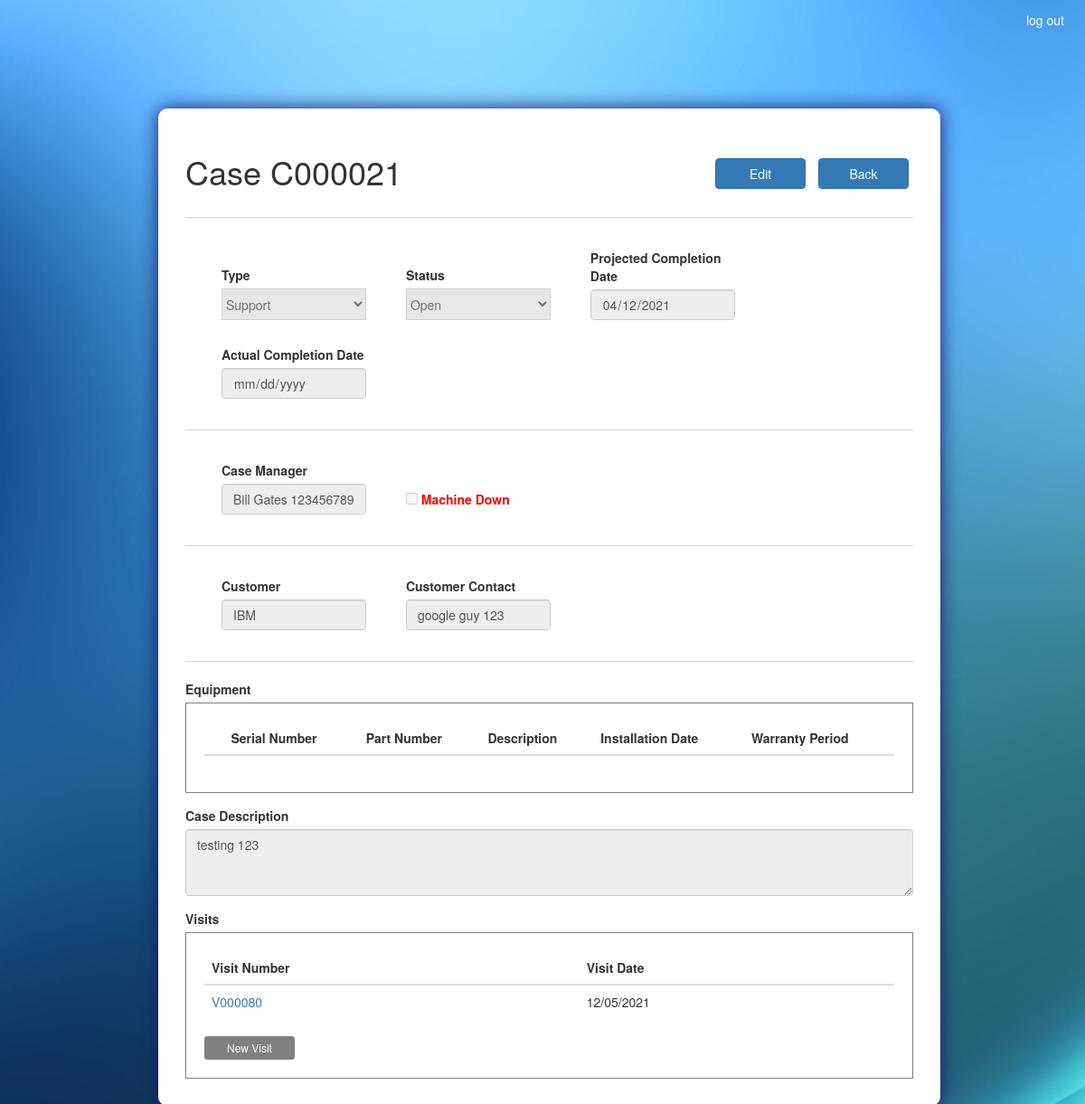
The app's page /case/C000021/ (signed in) with its own data.
### ASISupport_app/models.py (models this page shows, shortened)
class Case(models.Model):
	TYPES = (
		('Support', 'Support'),
		('Training', 'Training'),
		('Maintenance', 'Maintenance'),
		('installation','Installation')
	)
	STATUSES = (
		('Open', 'Open'),
		('Resolved', 'Resolved'),
		('Closed', 'Closed'),
		('On Hold','On Hold'),
		('Cancelled','Cancelled')
	)
	case_num 				= models.CharField(max_length=100, primary_key=True)
	case_type 				= models.CharField(max_length=100, choices=TYPES)
	status 					= models.CharField(max_length=100, choices=STATUSES)
	create_date 			= models.DateTimeField(default=timezone.now)
	target_date 			= models.DateField()
	actual_date 			= models.DateField(blank=True, null=True)
	case_manager 			= models.ForeignKey(Employee, on_delete=models.CASCADE)
	machine_down 			= models.BooleanField(default=False)
	customer 				= models.ForeignKey(Customer, on_delete=models.CASCADE)
	customer_contact 		= models.CharField(max_length=100)
	case_description 		= models.TextField()
	cancellation_reason 	= models.TextField(blank=True, null=True)
	on_hold_reason 			= models.TextField(blank=True, null=True)

class Employee(models.Model):
	employee_id 			= models.CharField(max_length=100, primary_key=True)
	first_name 				= models.CharField(max_length=100)
	last_name 				= models.CharField(max_length=100)
	def __str__(self):
		return f'{self.first_name} {self.last_name} {self.employee_id}'

class Customer(models.Model):
	customer_name 			= models.CharField(max_length=100, primary_key=True)
	def __str__(self):
		return self.customer_name

class Visit(models.Model):
	visit_num 				= models.CharField(max_length=100, primary_key=True)
	case_num 				= models.ForeignKey(Case, on_delete=models.CASCADE)
	create_date 			= models.DateTimeField(default=timezone.now)
	visit_date 				= models.DateTimeField(default = timezone.now)
	engineer 				= models.ForeignKey(Employee, on_delete=models.CASCADE)
	customer 				= models.ForeignKey(Customer, on_delete=models.CASCADE)
	customer_contact 		= models.CharField(max_length=100)
	remote 					=  models.BooleanField(default=False)
	visit_start 			= models.TimeField()
	visit_end 				= models.TimeField()
	travel_hours 			= models.DecimalField(max_digits=20, decimal_places=2, default=0.00)
	num_of_engineers 		= models.IntegerField(blank=True, null=True, default=1)
	visit_summary 			= models.TextField()

### ASISupport_app/views.py (the view, shortened to what this page needs)
# urls.py: path('case/<id>/', views.case_view, name = 'view_case'),
@login_required(login_url='/accounts/login/')
def case_view(request, id):
	state = 'view'
	if request.method == 'POST' and 'back_btn' in request.POST:
		return redirect('ASISupport_app:dashboard')
	case = Case.objects.get(case_num=id)
	visits = Visit.objects.filter(case_num=id)
	case_equipment = CaseEquipment.objects.filter(case_num=id)
	case_equipment_sn_lst = [ce.equip_sn for ce in case_equipment]
	filtered_case_equipment = Equipment.objects.filter(equip_sn__in=case_equipment_sn_lst)
	equipment = Equipment.objects.all()
	equip_sn_lst = [equip.equip_sn for equip in equipment]
	equip_pn_lst = [equip.equip_pn for equip in equipment]
	equip_description_lst = [equip.equip_description for equip in equipment]
	equip_property_lst = [{'sn':equip.equip_sn,
						 'pn':equip.equip_pn,
						 'description':equip.equip_description,
						 'date':str(datetime.strptime(str(equip.installation_date)[:19],'%Y-%m-%d %H:%M:%S').strftime('%d/%m/%Y %H:%M:%S')),
						 'warranty':str(equip.warranty)} for equip in equipment]
	types = Case.TYPES
	employees = Employee.objects.all()
	customers = Customer.objects.all()
	''' roles '''
	groups = list(request.user.groups.values_list('name',flat = True))
	''' status list by roles '''
	statuses = []
	if ('Secretary' in groups):
		statuses.extend((
						('Closed', 'Closed'),
						))
	if ('Manager' in groups):
		statuses.extend(Case.STATUSES)
	statuses = list(set(statuses))
	''' restrict permits '''
	permit_edit = ('Manager' in groups) or ('Support' in groups and case.status not in ['Resolved','Closed','Cancelled']) or ('Secretary' in groups and case.status in ['Resolved'])
	edit = False
	permit_type = False
	permit_status = False
	permit_target_date = False
	permit_actual_date = False
	permit_on_hold_reason = False
	permit_cancellation_reason = False
	permit_case_manager = False
	permit_machine_down = False
	permit_customer = False
	permit_customer_contact = False
	permit_description = False
	permit_equipment_delete = False
	permit_equipment_add = False
	return render(request, 'ASISupport_app/case.html', locals())

### templates/ASISupport_app/case.html (shortened to what this page needs)
<!DOCTYPE html>
{% extends "ASISupport_app/base.html" %}
{% load static %}
{% block head_block %}
	<link rel="stylesheet" type="text/css" href="{% static 'css/case.css' %}">
{% endblock %}
{% block body_block %}
	<section class="col-sm-1 col-sm-10 col-sm-1">
		{% if state == 'view' %}
			<form class="form-container" action="{% url 'ASISupport_app:view_case' case.case_num %}" method="POST" id="view_case_form" autocomplete="off">
				<h1 class="inline_it">Case {{ case.case_num }}</h1>
				<div class="action_btn">
					{% if permit_edit and not edit %}
						<button type="submit" name="edit_btn" class="btn btn-primary">Edit</button>
					{% endif %}
					<button type="submit" name="back_btn" class="btn btn-primary" formnovalidate>Back</button>
				</div>
				<hr class="solid">
				<div class="inline_it inline_spacing">
					<div>
						<label for="type">Type</label>
					</div>
					{% if not permit_type %}
						<select class="form-select select_bar" disabled>
							<option selected>{{ case.case_type }}</option>
						</select>
					{% endif %}
				</div>
				<div class="inline_it inline_spacing">
					<div>
						<label for="status">Status</label>
					</div>
					{% if not permit_status %}
						<select class="form-select select_bar" disabled>
							<option selected>{{ case.status }}</option>
						</select>
					 {% endif %}
				</div>
				<div class="inline_it inline_spacing">
					<div>
						<label class="date_bar" for="projected_date">Projected Completion Date</label>
					</div>
					<input class="form-control datepicker date_bar" {% if permit_target_date %} name="projected_date" {% endif %} type="date" value="{{ case.target_date|date:'Y-m-d' }}" {% if not permit_target_date %} readonly {% endif %} required>
				</div>
				<div class="inline_it inline_spacing last_row_object">
					<div>
						<label for="actual_date">Actual Completion Date</label>
					</div>
					<input class="form-control datepicker date_bar" {% if permit_actual_date %} name="actual_date" {% endif %} type="date" value="{{ case.actual_date|date:'Y-m-d' }}" {% if not permit_actual_date %} readonly {% endif %}>
				</div>
				<hr class="solid"  id="first_solid">
				<div class="inline_it inline_spacing">
					<div>
						<label for="case_manager">Case Manager</label>
					</div>
					{% if not permit_case_manager %}
						<input class="form-control text_bar" type="text" value="{{ case.case_manager }}" readonly>
					{% endif %}
				</div>
				<div class="form-check inline_it inline_spacing machine_down_cb last_row_object">
					<input type="checkbox" {% if permit_machine_down %} name="machine_down" {% endif %} {% if case.machine_down %} checked {% endif %} {% if not permit_machine_down %} disabled {% endif %}>
					<label for="machine_down">Machine Down</label>
				</div>
				<hr class="solid">
				<div class="inline_it inline_spacing">
					<div>
						<label for="customer">Customer</label>
					</div>
					{% if not permit_customer %}
						<input class="form-control text_bar" type="text" value="{{ case.customer }}" readonly>
					{% endif %}
				</div>
				<div class="inline_it inline_spacing last_row_object">
					<div>
						<label for="customer_contact">Customer Contact</label>
					</div>
					<input class="form-control text_bar" {% if permit_customer_contact %} name="customer_contact" {% endif %} type="text" value="{{ case.customer_contact }}" {% if not permit_customer_contact %} readonly {% endif %} required>
				</div>
				<hr class="solid">
				<div>
					<label>Equipment</label>
					<div class="object_table">
						<table class="table table-hover" id="equipment_tbl">
							<thead>
								<tr>
									<th scope="col"></th>
									<th scope="col">Serial Number</th>
						    		<th scope="col">Part Number</th>
						    		<th scope="col">Description</th>
						    		<th scope="col">Installation Date</th>
						    		<th scope="col">Warranty Period</th>
						    	</tr>
							</thead>
						</table>
					</div>
				</div>
				<div class="form-group description_bar">
					<label for="case_description">Case Description</label>
					<textarea class="form-control" {% if permit_description %} name="case_description" {% endif %} rows="3" {% if not permit_description %} readonly {% endif %} required>{{ case.case_description }}</textarea>
				</div>
				<div>
					<label>Visits</label>
					<div class="object_table">
						<table class="table table-hover">
							<thead>
								<tr>
						    		<th scope="col">Visit Number</th>
						    		<th scope="col">Visit Date</th>
						    	</tr>
							</thead>
							<tbody>
								{% for visit in visits %}
								<tr>
									<td><a href="{% url 'ASISupport_app:view_visit' visit.visit_num %}">{{ visit.visit_num }}</a></td>
									<td>{{ visit.visit_date|date:'d/m/Y' }}</td>
								</tr>
								{% endfor %}
							</tbody>
						</table>
						{% if 'Manager' in groups or permit_edit and case.status != 'On Hold' %}
							<a href="{% url 'ASISupport_app:new_visit' case.case_num %}" class="btn btn-primary btn-sm new_visit_btn">New Visit</a>
						{% endif %}
					</div>
				</div>
			</form>
		{% endif %}
	</section>
{% endblock %}

### static/css/base.css (style rules this page uses)
body { background-image: url('/static/images/Background1.jpg'); background-repeat: no-repeat; background-attachment: fixed; background-size: cover; }
.form-container { position: absolute; top: 15vh; background: #fff; padding: 30px; border-radius: 10px; box-shadow: 0px 0px 20px 0px #191970; }
hr.solid { border-top: 1px solid LightGray; }
.inline_it { display: inline-block; }

### static/css/case.css (style rules this page uses)
.form-container { margin: 0px 60px 0px; }
.select_bar { width: 160px; height: 35px; }
.date_bar { width: 160px; }
.inline_spacing { margin: 14px 0px; padding: 0px 0px 0px 40px; }
.last_row_object { padding-right: 40px; }
.text_bar { width: 160px; }
.machine_down_cb { color: red; }
.object_table { border: 1px solid gray; padding: 20px; width: 100%; }
.description_bar { margin: 15px 0px 15px 0px; }
.action_btn { float: right; margin-top: 20px; }
.action_btn button { width: 100px; margin: 5px; }
.new_visit_btn { width: 100px; background-color: gray; border-color: gray; padding: 3px; }
select:disabled { background: #dddddd; }

### records on screen
Case: case_num "C000021", case_type "Support", status "Open", target_date "04/12/2021", case_manager "Bill Gates 123456789", customer "IBM", customer_contact "google guy 123", case_description "testing 123"
Visit: visit_num "V000080", visit_date "12/05/2021"
